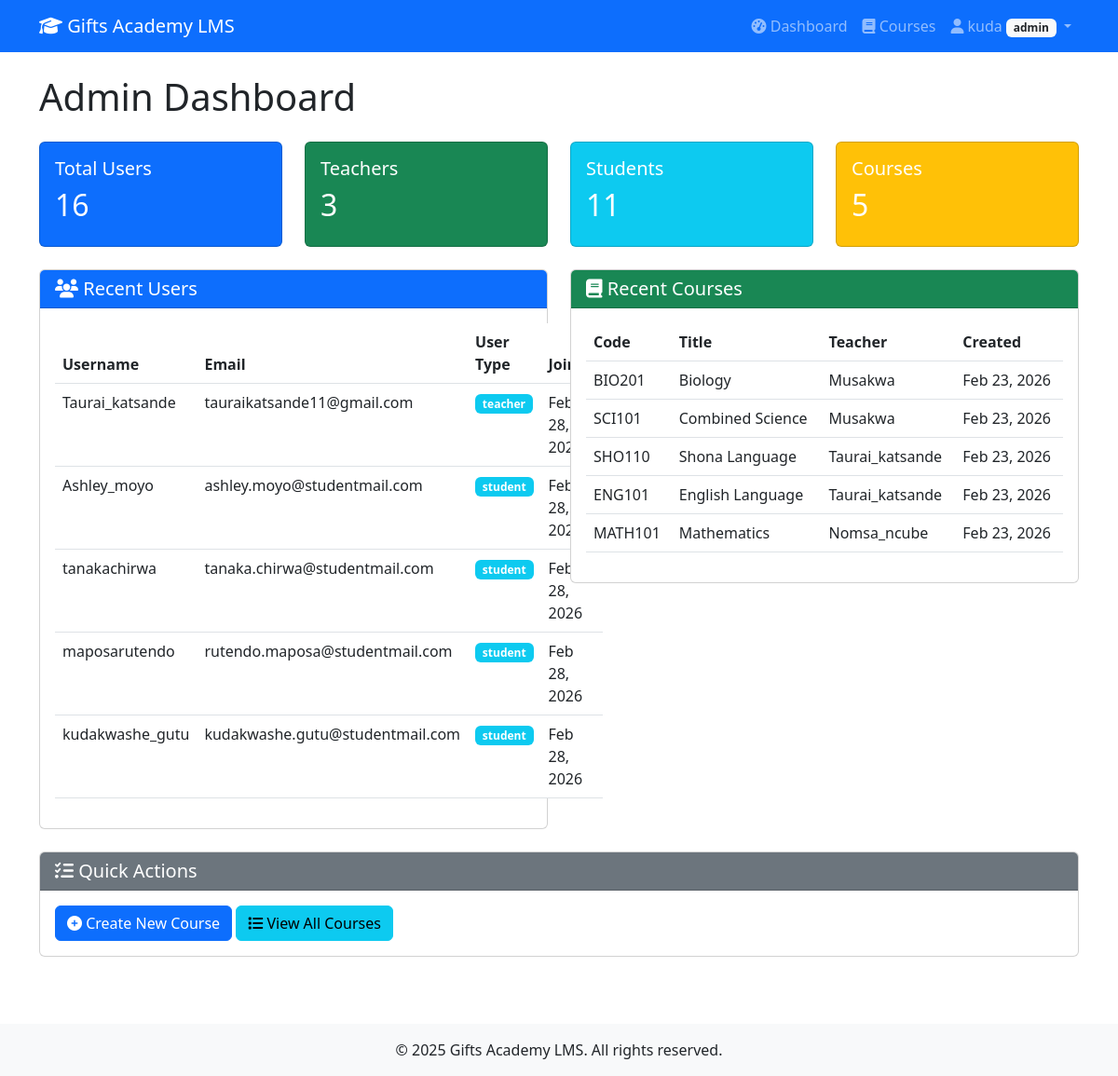
The app's page /accounts/dashboard/admin/ (signed in) with its own data.
### accounts/models.py (models this page shows, shortened)
class Profile(models.Model):
    USER_TYPES = (
        ('admin', 'Admin'),
        ('teacher', 'Teacher'),
        ('student', 'Student'),
        ('parent', 'Parent'),
    )
    user = models.OneToOneField(User, on_delete=models.CASCADE)
    user_type = models.CharField(max_length=10, choices=USER_TYPES, default='student')
    phone = models.CharField(max_length=15, blank=True)
    address = models.TextField(blank=True)
    profile_pic = models.ImageField(upload_to='profiles/', blank=True, null=True)
    linked_student = models.ForeignKey('self', on_delete=models.SET_NULL, null=True, blank=True, related_name='parents')

### courses/models.py (models this page shows, shortened)
class Course(models.Model):
    title = models.CharField(max_length=200)
    code = models.CharField(max_length=20, unique=True)
    description = models.TextField()
    teacher = models.ForeignKey(User, on_delete=models.CASCADE, related_name='teaching_courses')
    students = models.ManyToManyField(User, through='Enrollment', related_name='enrolled_courses')
    created_at = models.DateTimeField(auto_now_add=True)
    updated_at = models.DateTimeField(auto_now=True)
    is_active = models.BooleanField(default=True)
    class Meta:
        ordering = ['-created_at']

### accounts/views.py (the view)
# urls.py: path('dashboard/admin/', views.admin_dashboard, name='admin_dashboard'),
@login_required
def admin_dashboard(request):
    if request.user.profile.user_type != 'admin':
        return redirect('dashboard')
    from courses.models import Course
    from django.contrib.auth.models import User
    total_users = User.objects.count()
    total_teachers = User.objects.filter(profile__user_type='teacher').count()
    total_students = User.objects.filter(profile__user_type='student').count()
    total_courses = Course.objects.count()
    recent_users = User.objects.order_by('-date_joined')[:5]
    recent_courses = Course.objects.order_by('-created_at')[:5]
    context = {
        'total_users': total_users,
        'total_teachers': total_teachers,
        'total_students': total_students,
        'total_courses': total_courses,
        'recent_users': recent_users,
        'recent_courses': recent_courses,
    }
    return render(request, 'accounts/admin_dashboard.html', context)

### templates/accounts/admin_dashboard.html (shortened to what this page needs)
{% extends 'base.html' %}
{% block content %}
<div class="container">
    <h1 class="mb-4">Admin Dashboard</h1>
    <div class="row mb-4">
        <div class="col-md-3">
            <div class="card text-white bg-primary">
                <div class="card-body">
                    <h5 class="card-title">Total Users</h5>
                    <h2>{{ total_users }}</h2>
                </div>
            </div>
        </div>
        <div class="col-md-3">
            <div class="card text-white bg-success">
                <div class="card-body">
                    <h5 class="card-title">Teachers</h5>
                    <h2>{{ total_teachers }}</h2>
                </div>
            </div>
        </div>
        <div class="col-md-3">
            <div class="card text-white bg-info">
                <div class="card-body">
                    <h5 class="card-title">Students</h5>
                    <h2>{{ total_students }}</h2>
                </div>
            </div>
        </div>
        <div class="col-md-3">
            <div class="card text-white bg-warning">
                <div class="card-body">
                    <h5 class="card-title">Courses</h5>
                    <h2>{{ total_courses }}</h2>
                </div>
            </div>
        </div>
    </div>
    <div class="row">
        <div class="col-md-6">
            <div class="card mb-4">
                <div class="card-header bg-primary text-white">
                    <h5 class="mb-0"><i class="fas fa-users"></i> Recent Users</h5>
                </div>
                <div class="card-body">
                    <table class="table table-hover">
                        <thead>
                            <tr>
                                <th>Username</th>
                                <th>Email</th>
                                <th>User Type</th>
                                <th>Joined</th>
                            </tr>
                        </thead>
                        <tbody>
                            {% for user in recent_users %}
                            <tr>
                                <td>{{ user.username }}</td>
                                <td>{{ user.email }}</td>
                                <td>
                                    <span class="badge bg-info">{{ user.profile.user_type }}</span>
                                </td>
                                <td>{{ user.date_joined|date:"M d, Y" }}</td>
                            </tr>
                            {% endfor %}
                        </tbody>
                    </table>
                </div>
            </div>
        </div>
        <div class="col-md-6">
            <div class="card mb-4">
                <div class="card-header bg-success text-white">
                    <h5 class="mb-0"><i class="fas fa-book"></i> Recent Courses</h5>
                </div>
                <div class="card-body">
                    <table class="table table-hover">
                        <thead>
                            <tr>
                                <th>Code</th>
                                <th>Title</th>
                                <th>Teacher</th>
                                <th>Created</th>
                            </tr>
                        </thead>
                        <tbody>
                            {% for course in recent_courses %}
                            <tr>
                                <td>{{ course.code }}</td>
                                <td>{{ course.title }}</td>
                                <td>{{ course.teacher.username }}</td>
                                <td>{{ course.created_at|date:"M d, Y" }}</td>
                            </tr>
                            {% endfor %}
                        </tbody>
                    </table>
                </div>
            </div>
        </div>
    </div>
    <div class="row">
        <div class="col-12">
            <div class="card">
                <div class="card-header bg-secondary text-white">
                    <h5 class="mb-0"><i class="fas fa-tasks"></i> Quick Actions</h5>
                </div>
                <div class="card-body">
                    <a href="{% url 'create_course' %}" class="btn btn-primary">
                        <i class="fas fa-plus-circle"></i> Create New Course
                    </a>
                    <a href="{% url 'course_list' %}" class="btn btn-info">
                        <i class="fas fa-list"></i> View All Courses
                    </a>
                </div>
            </div>
        </div>
    </div>
</div>
{% endblock %}

### templates/base.html (shortened to what this page needs)
<!DOCTYPE html>
<html lang="en">
<head>
    <link href="https://cdn.jsdelivr.net/npm/bootstrap@5.3.0/dist/css/bootstrap.min.css" rel="stylesheet">
    <link rel="stylesheet" href="https://cdnjs.cloudflare.com/ajax/libs/font-awesome/6.4.0/css/all.min.css">
</head>
<body>
    <nav class="navbar navbar-expand-lg navbar-dark bg-primary">
        <div class="container">
            <a class="navbar-brand" href="{% url 'dashboard' %}">
                <i class="fas fa-graduation-cap"></i> Gifts Academy LMS
            </a>
            <div class="collapse navbar-collapse" id="navbarNav">
                <ul class="navbar-nav ms-auto">
                    {% if user.is_authenticated %}
                        <li class="nav-item">
                            <a class="nav-link" href="{% url 'dashboard' %}">
                                <i class="fas fa-tachometer-alt"></i> Dashboard
                            </a>
                        </li>
                        <li class="nav-item">
                            <a class="nav-link" href="{% url 'course_list' %}">
                                <i class="fas fa-book"></i> Courses
                            </a>
                        </li>
                        <li class="nav-item dropdown">
    <a class="nav-link dropdown-toggle" href="#" id="userDropdown" role="button" data-bs-toggle="dropdown">
        <i class="fas fa-user"></i> {{ user.username }}
        <span class="badge bg-light text-dark">{{ user.profile.user_type }}</span>
    </a>
</li>
                    {% endif %}
                </ul>
            </div>
        </div>
    </nav>
    <main class="py-4">
        {% block content %}{% endblock %}
    </main>
    <footer class="bg-light text-center py-3 mt-5">
        <div class="container">
            <p class="mb-0">&copy; 2025 Gifts Academy LMS. All rights reserved.</p>
        </div>
    </footer>
</body>
</html>

### records on screen
Course: code "BIO201", title "Biology", teacher.username "Musakwa", created_at "Feb 23, 2026"
Course: code "SCI101", title "Combined Science", teacher.username "Musakwa", created_at "Feb 23, 2026"
Course: code "SHO110", title "Shona Language", teacher.username "Taurai_katsande", created_at "Feb 23, 2026"
Course: code "ENG101", title "English Language", teacher.username "Taurai_katsande", created_at "Feb 23, 2026"
Course: code "MATH101", title "Mathematics", teacher.username "Nomsa_ncube", created_at "Feb 23, 2026"

### other values on screen
{{ user.username }} "kuda"
{{ user.profile.user_type }} "admin"
{{ total_users }} "16"
{{ total_teachers }} "3"
{{ total_students }} "11"
{{ total_courses }} "5"
{{ user.username }} "Taurai_katsande"
{{ user.email }} "tauraikatsande11@gmail.com"
{{ user.profile.user_type }} "teacher"
{{ user.date_joined|date:"M d, Y" }} "Feb 28, 2026"
{{ user.username }} "Ashley_moyo"
{{ user.email }} "ashley.moyo@studentmail.com"
{{ user.profile.user_type }} "student"
{{ user.username }} "tanakachirwa"
{{ user.email }} "tanaka.chirwa@studentmail.com"
